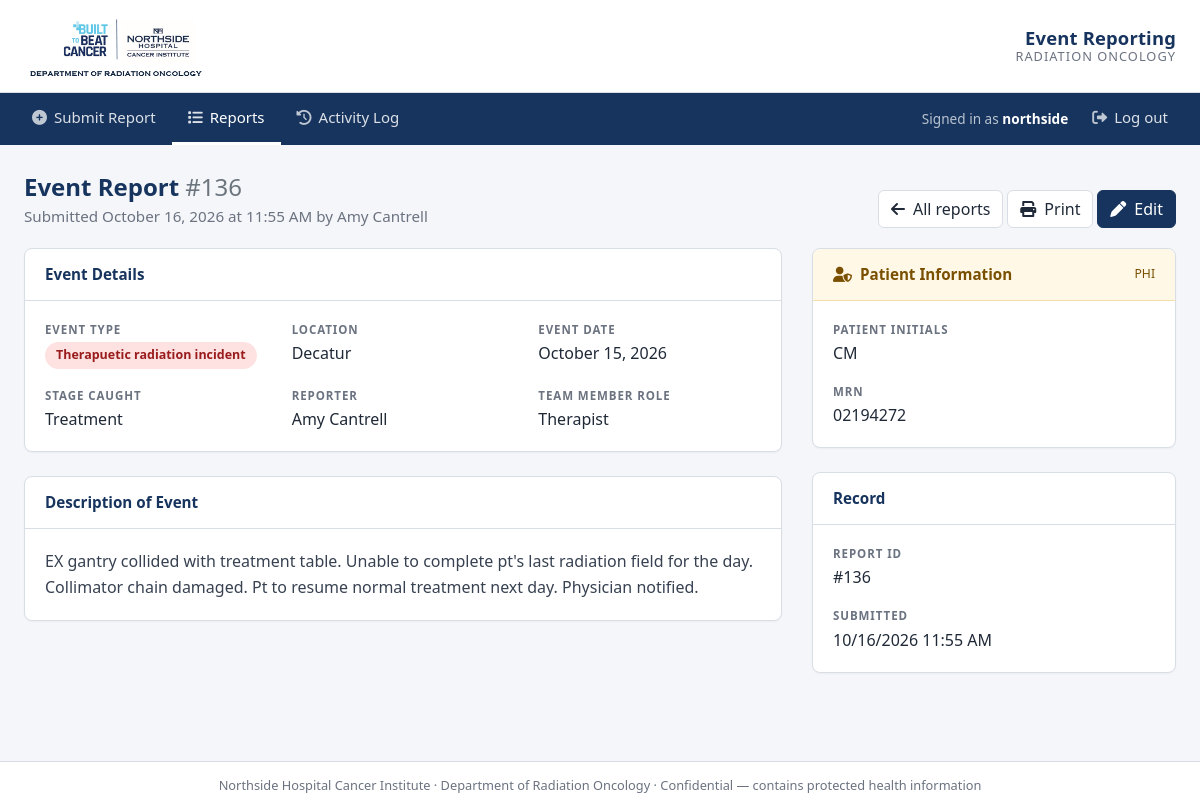
/showSingleReport/136 (signed in), run on the app's committed database.
### Report/models.py (models this page shows, shortened)
class IncidentReport(models.Model):
    Name = models.CharField(max_length=25, null = True)
    TeamMember = models.CharField(max_length=25, null = True)
    Location = models.CharField(max_length=300, null = False, default = " ")
    ReportDate = models.DateTimeField(auto_now_add=True)
    IncidentDate = models.DateTimeField(auto_now_add=False)
    PatientName = models.CharField(max_length=30, default = '')
    PatientMRN = models.CharField(max_length=30, default = '')
    IncidentType = models.CharField(max_length=30, default = '')
    StageOfCatch = models.CharField(max_length=35, null = True, blank = True)
    IncidentDescription  =  models.CharField(max_length=300)

### Report/views.py (the view)
# urls.py: path('showSingleReport/<report_id>',views.showSingleReport, name='showSingleReport'),
@login_required
def showSingleReport(request, report_id):
    if request.method == "GET":
        showReport = IncidentReport.objects.get(pk = report_id)
        log_activity(request, "REPORT_VIEWED", report=showReport)
        return render(request, 'showSingleReport.html', {'report':showReport})

### Report/templatetags/report_extras.py (called while the page is built)
@register.filter
def type_badge(value):
    return {
        "Near Miss": "badge-nearmiss",
        "Unsafe Condition": "badge-unsafe",
        "Process Improvement": "badge-process",
        "Therapuetic radiation incident": "badge-radiation",
        "Other safety incident": "badge-other",
    }.get(value, "badge-default")

### Report/views.py (called while the page is built)
def _client_ip(request):
    forwarded = request.META.get("HTTP_X_FORWARDED_FOR")
    if forwarded:
        return forwarded.split(",")[0].strip()
    return request.META.get("REMOTE_ADDR")

def log_activity(request, action, report=None, details="", username=None):
    try:
        user = request.user if request.user.is_authenticated else None
        ActivityLog.objects.create(
            user=user,
            username=username if username is not None else (user.get_username() if user else ""),
            action=action,
            report_id=report.pk if report is not None else None,
            details=details[:500],
            ip_address=_client_ip(request),
        )
    except Exception as exc:  # pragma: no cover
        print(f"activity log failed: {exc}")

### Report/templates/showSingleReport.html (shortened to what this page needs)
{% extends 'base.html' %}
{% load report_extras %}
{% block content %}
<div class="page-head">
  <div>
    <h1>Event Report <span class="text-muted font-weight-normal">#{{ report.id }}</span></h1>
    <p class="lead-text">Submitted {{ report.ReportDate|date:'F j, Y \a\t g:i A' }}{% if report.Name %} by {{ report.Name }}{% else %} anonymously{% endif %}</p>
  </div>
  <div>
    <a href="{% url 'showReports' %}" class="btn btn-ns-outline"><i class="fas fa-arrow-left mr-2"></i>All reports</a>
    <button type="button" class="btn btn-ns-outline" onclick="window.print()"><i class="fas fa-print mr-2"></i>Print</button>
    <a href="{% url 'editReport' report.pk %}" class="btn btn-ns"><i class="fas fa-pen mr-2"></i>Edit</a>
  </div>
</div>
<div class="row">
  <div class="col-lg-8">
    <div class="ns-card mb-4">
      <div class="card-head">Event Details</div>
      <div class="card-body">
        <div class="detail-grid">
          <div class="item"><div class="k">Event type</div><div class="v"><span class="badge-type {{ report.IncidentType|type_badge }}">{{ report.IncidentType|default:"—" }}</span></div></div>
          <div class="item"><div class="k">Location</div><div class="v">{{ report.Location }}</div></div>
          <div class="item"><div class="k">Event date</div><div class="v">{{ report.IncidentDate|date:'F j, Y' }}</div></div>
          <div class="item"><div class="k">Stage caught</div><div class="v">{{ report.StageOfCatch|default:"—" }}</div></div>
          <div class="item"><div class="k">Reporter</div><div class="v">{{ report.Name|default:"Anonymous" }}</div></div>
          <div class="item"><div class="k">Team member role</div><div class="v">{{ report.TeamMember|default:"—" }}</div></div>
        </div>
      </div>
    </div>
    <div class="ns-card mb-4">
      <div class="card-head">Description of Event</div>
      <div class="card-body">
        <p class="description">{{ report.IncidentDescription }}</p>
      </div>
    </div>
  </div>
  <div class="col-lg-4">
    <div class="ns-card phi-card mb-4">
      <div class="card-head"><span><i class="fas fa-user-shield mr-2"></i>Patient Information</span><span class="small font-weight-normal">PHI</span></div>
      <div class="card-body">
        <div class="detail-grid" style="grid-template-columns: 1fr;">
          <div class="item"><div class="k">Patient initials</div><div class="v">{{ report.PatientName|default:"—" }}</div></div>
          <div class="item"><div class="k">MRN</div><div class="v">{{ report.PatientMRN|default:"—" }}</div></div>
        </div>
      </div>
    </div>
    <div class="ns-card mb-4">
      <div class="card-head">Record</div>
      <div class="card-body">
        <div class="detail-grid" style="grid-template-columns: 1fr;">
          <div class="item"><div class="k">Report ID</div><div class="v">#{{ report.id }}</div></div>
          <div class="item"><div class="k">Submitted</div><div class="v">{{ report.ReportDate|date:'m/d/Y g:i A' }}</div></div>
        </div>
      </div>
    </div>
  </div>
</div>
{% endblock %}

### Report/templates/base.html (shortened to what this page needs)
<!doctype html>
{% load static %}
<html lang="en">
<head>
  <link rel="stylesheet" href="{% static 'vendor/bootstrap/bootstrap.min.css' %}">
  <link rel="stylesheet" href="{% static 'vendor/fontawesome/css/all.min.css' %}">
</head>
<body>
  <header class="ns-header">
    <div class="inner">
      <img src="{% static 'NSHCI_Logo.png' %}" alt="Northside Hospital Cancer Institute — Department of Radiation Oncology">
      <div class="app-title">
        <div class="name">Event Reporting</div>
        <div class="sub">Radiation Oncology</div>
      </div>
    </div>
  </header>
  <nav class="ns-nav">
    <div class="inner">
      <ul>
        <li><a href="{% url 'addReport' %}" class="{% if request.resolver_match.url_name == 'addReport' %}active{% endif %}"><i class="fas fa-plus-circle"></i>Submit Report</a></li>
        {% if user.is_authenticated %}
          <li><a href="{% url 'showReports' %}" class="{% if request.resolver_match.url_name in 'showReports showSingleReport editReport' %}active{% endif %}"><i class="fas fa-list"></i>Reports</a></li>
          <li><a href="{% url 'activityLog' %}" class="{% if request.resolver_match.url_name == 'activityLog' %}active{% endif %}"><i class="fas fa-history"></i>Activity Log</a></li>
        {% endif %}
      </ul>
      <ul>
        {% if user.is_authenticated %}
          <li class="d-flex align-items-center"><span class="user">Signed in as <strong>{{ user.get_username }}</strong></span></li>
          <li><a href="{% url 'logout' %}"><i class="fas fa-sign-out-alt"></i>Log out</a></li>
        {% else %}
          <li><a href="{% url 'login' %}" class="{% if request.resolver_match.url_name == 'login' %}active{% endif %}"><i class="fas fa-lock"></i>Login</a></li>
        {% endif %}
      </ul>
    </div>
  </nav>
  <main class="ns-main">
    {% block content %}{% endblock %}
  </main>
  <footer class="ns-footer">
    Northside Hospital Cancer Institute · Department of Radiation Oncology · Confidential — contains protected health information
  </footer>
</body>
</html>

### Report/templates/base.html (style rules this page uses)
:root { --ns-navy: #17345E; --ns-navy-dark: #10264a; --ns-blue: #2F6DB5; --ns-sky: #E8F0F8; --ns-ink: #1F2937; --ns-muted: #6B7280; --ns-line: #D9DEE5; --ns-bg: #F4F6F9; --ns-danger: #B42318; --ns-success: #1B7F4C; }
html, body { height: 100%; }
body { margin: 0; background: var(--ns-bg); color: var(--ns-ink); font-family: "Segoe UI", -apple-system, BlinkMacSystemFont, Roboto, "Helvetica Neue", Arial, sans-serif; font-size: 15px; display: flex; flex-direction: column; }
a { color: var(--ns-blue); }
.ns-header { background: #fff; border-bottom: 1px solid var(--ns-line); }
.ns-header .inner { max-width: 1200px; margin: 0 auto; padding: 14px 24px; display: flex; align-items: center; justify-content: space-between; gap: 24px; }
.ns-header img { height: 64px; width: auto; }
.ns-header .app-title { text-align: right; line-height: 1.2; }
.ns-header .app-title .name { font-size: 1.15rem; font-weight: 600; color: var(--ns-navy); letter-spacing: .01em; }
.ns-header .app-title .sub { font-size: .8rem; color: var(--ns-muted); text-transform: uppercase; letter-spacing: .08em; }
.ns-nav { background: var(--ns-navy); }
.ns-nav .inner { max-width: 1200px; margin: 0 auto; padding: 0 16px; display: flex; align-items: center; justify-content: space-between; flex-wrap: wrap; }
.ns-nav ul { list-style: none; margin: 0; padding: 0; display: flex; flex-wrap: wrap; }
.ns-nav a { display: block; padding: 13px 16px; color: rgba(255,255,255,.85); font-weight: 500; text-decoration: none; border-bottom: 3px solid transparent; transition: background .15s, color .15s; }
.ns-nav a.active { color: #fff; border-bottom-color: #fff; }
.ns-nav a .fa, .ns-nav a .fas { margin-right: 7px; opacity: .85; }
.ns-nav .user { color: rgba(255,255,255,.7); font-size: .85rem; padding: 0 8px; }
.ns-nav .user strong { color: #fff; font-weight: 600; }
main.ns-main { flex: 1; max-width: 1200px; width: 100%; margin: 0 auto; padding: 28px 24px 64px; }
.page-head { display: flex; align-items: flex-end; justify-content: space-between; gap: 16px; margin-bottom: 20px; flex-wrap: wrap; }
.page-head h1 { font-size: 1.5rem; font-weight: 600; color: var(--ns-navy); margin: 0; }
.page-head .lead-text { color: var(--ns-muted); margin: 4px 0 0; font-size: .95rem; }
.ns-card { background: #fff; border: 1px solid var(--ns-line); border-radius: 8px; box-shadow: 0 1px 2px rgba(16,38,74,.04); }
.ns-card .card-head { padding: 14px 20px; border-bottom: 1px solid var(--ns-line); font-weight: 600; color: var(--ns-navy); font-size: .95rem; display: flex; align-items: center; justify-content: space-between; }
.ns-card .card-body { padding: 20px; }
.btn { border-radius: 6px; font-weight: 500; }
.btn-ns { background: var(--ns-navy); border-color: var(--ns-navy); color: #fff; }
.btn-ns-outline { background: #fff; border: 1px solid var(--ns-line); color: var(--ns-ink); }
.ns-footer { border-top: 1px solid var(--ns-line); background: #fff; color: var(--ns-muted); font-size: .8rem; text-align: center; padding: 14px; }

### Report/templates/showSingleReport.html (style rules this page uses)
.detail-grid { display: grid; grid-template-columns: repeat(auto-fit, minmax(220px, 1fr)); gap: 18px 24px; }
.detail-grid .item .k { font-size: .72rem; text-transform: uppercase; letter-spacing: .08em; color: var(--ns-muted); font-weight: 600; margin-bottom: 3px; }
.detail-grid .item .v { font-size: 1rem; color: var(--ns-ink); }
.description { font-size: 1rem; line-height: 1.6; white-space: pre-wrap; color: #374151; margin: 0; }
.phi-card .card-head { background: #FFF8E6; color: #7A4F00; border-bottom-color: #F3DFA6; border-radius: 8px 8px 0 0; }
.badge-type { display: inline-block; padding: 4px 11px; border-radius: 999px; font-size: .78rem; font-weight: 600; }
.badge-radiation { background: #FEE2E2; color: #991B1B; }

### data on the page
IncidentReport: id "136", ReportDate "October 16, 2026 at 11:55 AM", Name "Amy Cantrell", IncidentType "Therapuetic radiation incident", Location "Decatur", IncidentDate "October 15, 2026", StageOfCatch "Treatment", TeamMember "Therapist", IncidentDescription "EX gantry collided with treatment table. Unable to complete pt's last radiation field for the day. Collimator chain damaged. Pt to resume normal treatment next day. Physician notified.", PatientName "CM", PatientMRN "02194272", ReportDate "10/16/2026 11:55 AM"

### other printed values
{{ user.get_username }} "northside"
